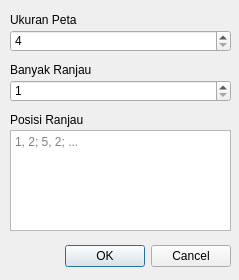
<?xml version="1.0" encoding="UTF-8"?>
<ui version="4.0">
 <class>Dialog</class>
 <widget class="QDialog" name="Dialog">
  <property name="geometry">
   <rect>
    <x>0</x>
    <y>0</y>
    <width>239</width>
    <height>280</height>
   </rect>
  </property>
  <property name="windowTitle">
   <string>Pengaturan Awal</string>
  </property>
  <property name="modal">
   <bool>true</bool>
  </property>
  <widget class="QDialogButtonBox" name="buttonBox">
   <property name="geometry">
    <rect>
     <x>10</x>
     <y>240</y>
     <width>221</width>
     <height>32</height>
    </rect>
   </property>
   <property name="orientation">
    <enum>Qt::Horizontal</enum>
   </property>
   <property name="standardButtons">
    <set>QDialogButtonBox::Cancel|QDialogButtonBox::Ok</set>
   </property>
  </widget>
  <widget class="QSpinBox" name="nSpinBox">
   <property name="geometry">
    <rect>
     <x>10</x>
     <y>30</y>
     <width>221</width>
     <height>22</height>
    </rect>
   </property>
   <property name="minimum">
    <number>4</number>
   </property>
   <property name="maximum">
    <number>10</number>
   </property>
  </widget>
  <widget class="QSpinBox" name="bSpinBox">
   <property name="geometry">
    <rect>
     <x>10</x>
     <y>80</y>
     <width>221</width>
     <height>22</height>
    </rect>
   </property>
   <property name="minimum">
    <number>1</number>
   </property>
   <property name="maximum">
    <number>100</number>
   </property>
  </widget>
  <widget class="QLabel" name="label">
   <property name="geometry">
    <rect>
     <x>10</x>
     <y>10</y>
     <width>221</width>
     <height>20</height>
    </rect>
   </property>
   <property name="text">
    <string>Ukuran Peta</string>
   </property>
  </widget>
  <widget class="QLabel" name="label_2">
   <property name="geometry">
    <rect>
     <x>10</x>
     <y>60</y>
     <width>221</width>
     <height>20</height>
    </rect>
   </property>
   <property name="text">
    <string>Banyak Ranjau</string>
   </property>
  </widget>
  <widget class="QLabel" name="label_3">
   <property name="geometry">
    <rect>
     <x>10</x>
     <y>110</y>
     <width>221</width>
     <height>20</height>
    </rect>
   </property>
   <property name="text">
    <string>Posisi Ranjau</string>
   </property>
  </widget>
  <widget class="QPlainTextEdit" name="bcPlainTextEdit">
   <property name="geometry">
    <rect>
     <x>10</x>
     <y>130</y>
     <width>221</width>
     <height>101</height>
    </rect>
   </property>
   <property name="placeholderText">
    <string>1, 2; 5, 2; ...</string>
   </property>
  </widget>
 </widget>
 <resources/>
 <connections>
  <connection>
   <sender>buttonBox</sender>
   <signal>accepted()</signal>
   <receiver>Dialog</receiver>
   <slot>accept()</slot>
   <hints>
    <hint type="sourcelabel">
     <x>248</x>
     <y>254</y>
    </hint>
    <hint type="destinationlabel">
     <x>157</x>
     <y>274</y>
    </hint>
   </hints>
  </connection>
  <connection>
   <sender>buttonBox</sender>
   <signal>rejected()</signal>
   <receiver>Dialog</receiver>
   <slot>reject()</slot>
   <hints>
    <hint type="sourcelabel">
     <x>316</x>
     <y>260</y>
    </hint>
    <hint type="destinationlabel">
     <x>286</x>
     <y>274</y>
    </hint>
   </hints>
  </connection>
 </connections>
</ui>
